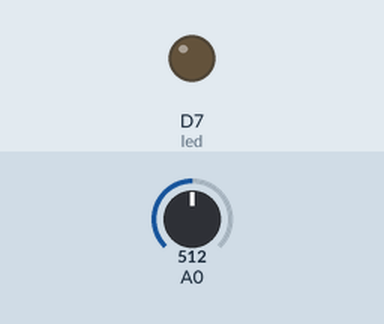
Recording of a sketch running on a simulated ESP8266 (NodeMCU). On the bench: output pins drawn as LEDs (lit = HIGH). The inputs (shaded band) are chosen by the test bench; at power-on: A0 = 512. What the sketch prints to the serial monitor is not drawn.

Above: at 1.3 s.
1.4 s: A0 set to 56
2.9 s: A0 set to 45
At 4.1 s:
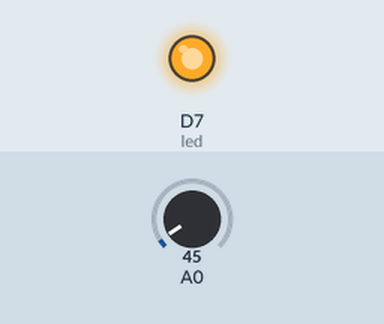
4.5 s: A0 set to 122
At 5.3 s:
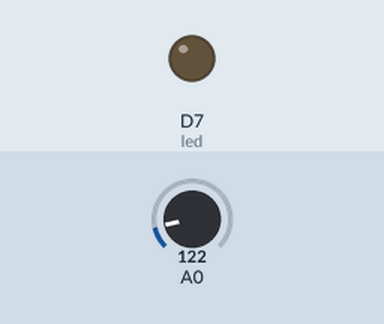
6.0 s: A0 set to 40
At 6.4 s:
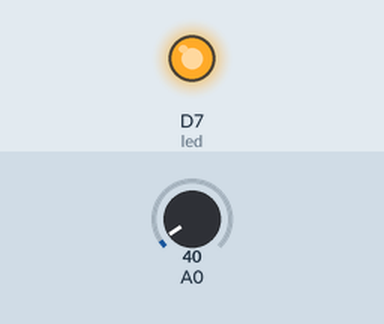
Timing chart, 0 to 8.5 s (numbered marks = the images above; inputs shaded):
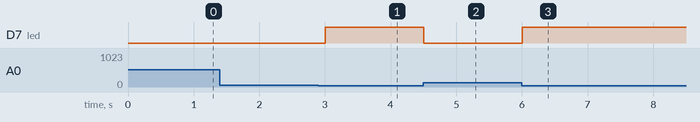

The sketch:

6.Turn_on_LED_when_dark.ino
```cpp
// Turn on LED when it's dark
//   http://d.hatena.ne.jp/higepon/20140910/1410353300

int led = D7;
bool isOn = false;

void setup() {
  Serial.begin(9600);
  pinMode(A0, INPUT);
  pinMode(led, OUTPUT);
  digitalWrite(led, LOW);
}

void loop() {
    int voltage = analogRead(A0);
    bool isDark = voltage <= 50;
    Serial.print(isDark);
    if (isDark && isOn) {
        // keep it on
    } else if (isDark && !isOn) {
        // it's dark!
        digitalWrite(led, HIGH);
        isOn = true;
    } else {
        digitalWrite(led, LOW);
        isOn = false;
    }
    delay(500);
}
```

Measured:
- the behaviour switches between 51 and 50 on A0 (found by bisection; images 0 and 1)
- after the input at 1.4 s, every drawn part: stays the same
- after the input at 2.9 s, D7 (led): LOW → HIGH after 0.10 s
- after the input at 4.5 s, D7 (led): HIGH → LOW at once
- after the input at 6.0 s, D7 (led): LOW → HIGH at once
